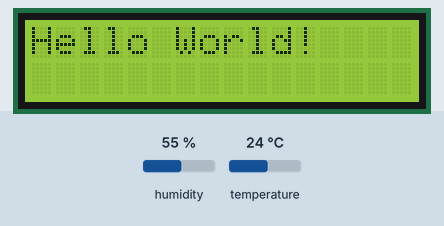
Recording of a sketch running on a simulated Arduino Uno, built with avr-gcc and run on an emulated ATmega328P. Parts: 16×2 character LCD. The inputs (shaded band) are chosen by the test bench; at power-on: humidity 55 %, temperature 24 °C. What the sketch prints to the serial monitor is not drawn.

Above: at 0.1 s.
3.3 s: humidity set to 22 %
At 6.1 s:
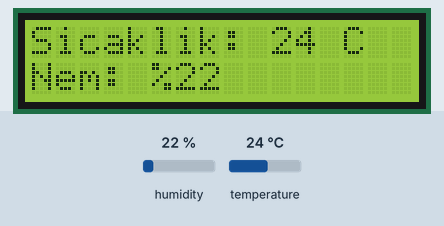
6.3 s: temperature set to 12 °C
At 8.3 s:
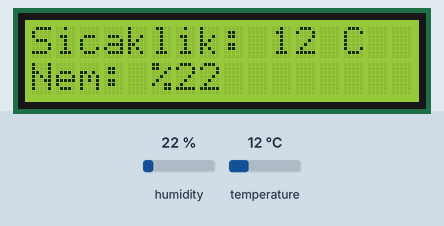
9.0 s: humidity set to 40 %
At 10.4 s:
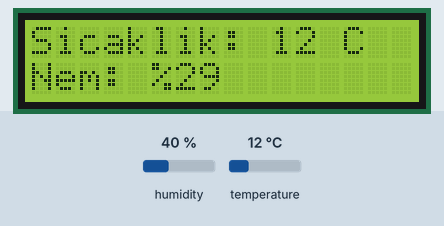
12.0 s: temperature set to 19 °C
At 14.5 s:
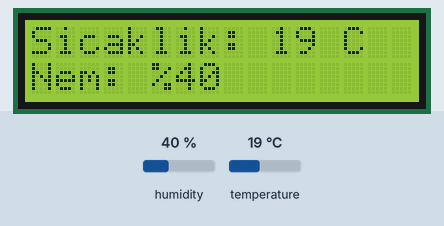
Timing chart, 0 to 16.0 s (numbered marks = the images above; inputs shaded):
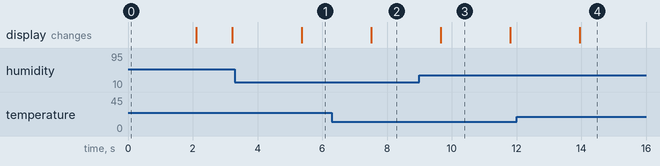

Measured:
- after the input at 3.3 s, the display: changes after 2.1 s (image 1)
- after the input at 6.3 s, the display: changes after 1.2 s (image 2)
- after the input at 9.0 s, the display: changes after 0.66 s (image 3)
- after the input at 12.0 s, the display: changes after 2.0 s (image 4)
- what the display in image 3 shows lasts 2.1 s, from 9.7 s to 11.8 s

The sketch:

3.ino
```cpp
#include <Wire.h>
#include <LiquidCrystal_I2C.h>
#include <SimpleDHT.h>

SimpleDHT11 dht11(8);

LiquidCrystal_I2C lcd(0x27, 16, 2);

void setup() {
  Serial.begin(9600);

  // Ekran baslatma
  lcd.init();
  lcd.backlight();

  lcd.setCursor(0, 0);
  lcd.print("Hello World!");
  delay(2000);
  lcd.clear();
}

void loop() {
  int toplamSicaklik = 0;
  int toplamNem = 0;

  for (int i = 0; i < 5; i++) {
    byte sicaklik = 0;
    byte nem = 0;

    dht11.read(&sicaklik, &nem, NULL);

    Serial.print("Sicaklik: ");
    Serial.print((int)sicaklik);
    Serial.print(" C | Nem: %");
    Serial.println((int)nem);

    toplamSicaklik = toplamSicaklik + sicaklik;
    toplamNem = toplamNem + nem;

    delay(200);
  }

  //ortalama alma
  int ortSicaklik = toplamSicaklik / 5;
  int ortNem = toplamNem / 5;


  lcd.setCursor(0, 0);
  lcd.print("Sicaklik: ");
  lcd.print(ortSicaklik);
  lcd.print(" C  ");

  lcd.setCursor(0, 1);
  lcd.print("Nem: %");
  lcd.print(ortNem);
  lcd.print("    ");

  delay(1000);
}
```
